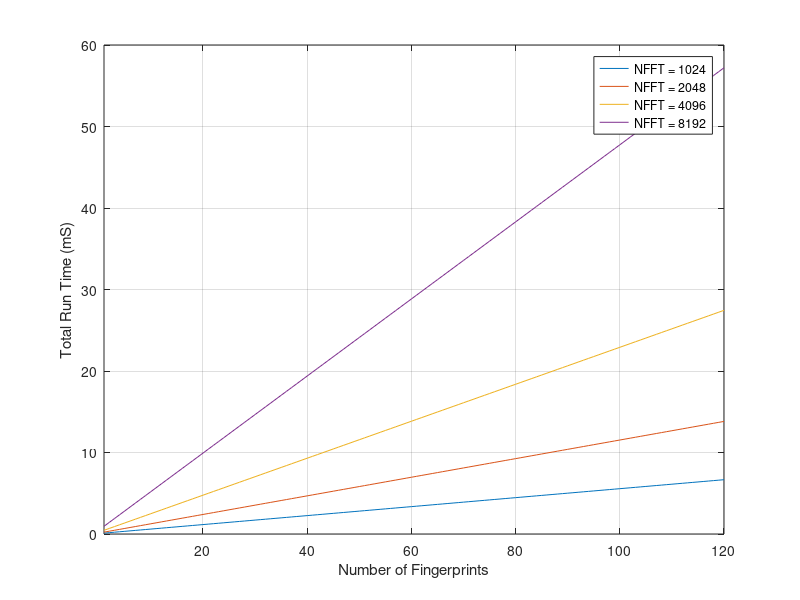

Recreate this plot in MATLAB.
clear all

nfft = [1024 2048 4096 8191];
n_fingerprints = [1:120];
% n_fingerprints = 10;
fftcycles = [3458 7321 14489 30896];
clockcycles = [0 0 0 0];

for i = 1 : 4
    for j = 1 : 120
     clockcycles(j,i) = 2*nfft(i) + fftcycles(i) + n_fingerprints(j)*( 2*nfft(i) + fftcycles(i) );
    end
end

plot(n_fingerprints, clockcycles./100000)
xlabel('Number of Fingerprints');
ylabel('Total Run Time (mS)')
legend('NFFT = 1024','NFFT = 2048','NFFT = 4096','NFFT = 8192')
xlim([ 1 120])
grid on



sampling_f = [ 48 100 ];
sample_period =[ 0 0];
for i = 1:4
    for j = 1:2
    sample_period(j,i) = nfft(i)/sampling_f(j);
    end
end



